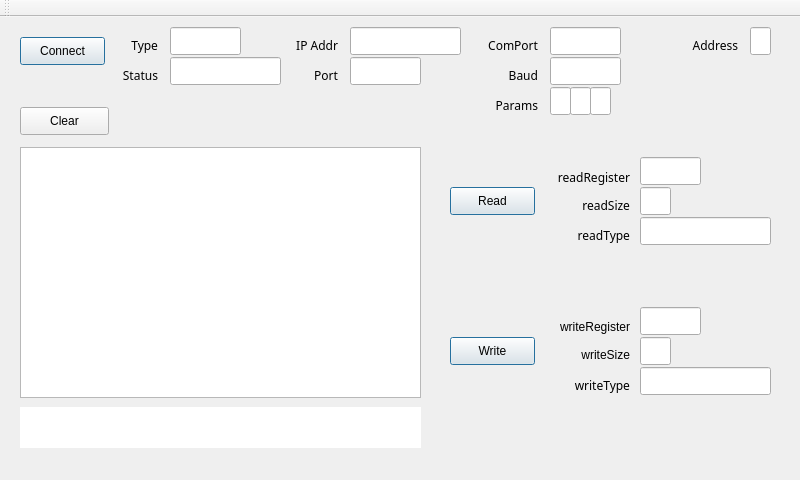
<?xml version="1.0" encoding="UTF-8"?>
<ui version="4.0">
 <class>MainWindow</class>
 <widget class="QMainWindow" name="MainWindow">
  <property name="geometry">
   <rect>
    <x>0</x>
    <y>0</y>
    <width>800</width>
    <height>480</height>
   </rect>
  </property>
  <property name="windowTitle">
   <string>MainWindow</string>
  </property>
  <property name="iconSize">
   <size>
    <width>24</width>
    <height>24</height>
   </size>
  </property>
  <widget class="QWidget" name="centralWidget">
   <widget class="QPushButton" name="connectButton">
    <property name="geometry">
     <rect>
      <x>20</x>
      <y>20</y>
      <width>85</width>
      <height>28</height>
     </rect>
    </property>
    <property name="sizePolicy">
     <sizepolicy hsizetype="Maximum" vsizetype="Fixed">
      <horstretch>0</horstretch>
      <verstretch>0</verstretch>
     </sizepolicy>
    </property>
    <property name="text">
     <string>Connect</string>
    </property>
    <property name="checkable">
     <bool>false</bool>
    </property>
    <property name="autoDefault">
     <bool>false</bool>
    </property>
    <property name="default">
     <bool>true</bool>
    </property>
   </widget>
   <widget class="QPushButton" name="readButton">
    <property name="geometry">
     <rect>
      <x>450</x>
      <y>170</y>
      <width>85</width>
      <height>28</height>
     </rect>
    </property>
    <property name="sizePolicy">
     <sizepolicy hsizetype="Maximum" vsizetype="Fixed">
      <horstretch>0</horstretch>
      <verstretch>0</verstretch>
     </sizepolicy>
    </property>
    <property name="text">
     <string>Read</string>
    </property>
    <property name="checkable">
     <bool>false</bool>
    </property>
    <property name="autoDefault">
     <bool>false</bool>
    </property>
    <property name="default">
     <bool>true</bool>
    </property>
   </widget>
   <widget class="QPushButton" name="writeButton">
    <property name="geometry">
     <rect>
      <x>450</x>
      <y>320</y>
      <width>85</width>
      <height>28</height>
     </rect>
    </property>
    <property name="sizePolicy">
     <sizepolicy hsizetype="Maximum" vsizetype="Fixed">
      <horstretch>0</horstretch>
      <verstretch>0</verstretch>
     </sizepolicy>
    </property>
    <property name="text">
     <string>Write</string>
    </property>
    <property name="checkable">
     <bool>false</bool>
    </property>
    <property name="autoDefault">
     <bool>false</bool>
    </property>
    <property name="default">
     <bool>true</bool>
    </property>
   </widget>
   <widget class="QTextEdit" name="status">
    <property name="geometry">
     <rect>
      <x>20</x>
      <y>130</y>
      <width>401</width>
      <height>251</height>
     </rect>
    </property>
   </widget>
   <widget class="QPushButton" name="clearButton">
    <property name="geometry">
     <rect>
      <x>20</x>
      <y>90</y>
      <width>89</width>
      <height>28</height>
     </rect>
    </property>
    <property name="text">
     <string>Clear</string>
    </property>
   </widget>
   <widget class="QLabel" name="label">
    <property name="geometry">
     <rect>
      <x>529</x>
      <y>150</y>
      <width>101</width>
      <height>20</height>
     </rect>
    </property>
    <property name="font">
     <font>
      <family>Sans Serif</family>
      <pointsize>9</pointsize>
     </font>
    </property>
    <property name="text">
     <string>readRegister</string>
    </property>
    <property name="alignment">
     <set>Qt::AlignRight|Qt::AlignTrailing|Qt::AlignVCenter</set>
    </property>
   </widget>
   <widget class="QLabel" name="label_2">
    <property name="geometry">
     <rect>
      <x>550</x>
      <y>180</y>
      <width>80</width>
      <height>16</height>
     </rect>
    </property>
    <property name="font">
     <font>
      <family>Sans Serif</family>
      <pointsize>9</pointsize>
     </font>
    </property>
    <property name="text">
     <string>readSize</string>
    </property>
    <property name="alignment">
     <set>Qt::AlignRight|Qt::AlignTrailing|Qt::AlignVCenter</set>
    </property>
   </widget>
   <widget class="QLabel" name="label_3">
    <property name="geometry">
     <rect>
      <x>540</x>
      <y>330</y>
      <width>90</width>
      <height>16</height>
     </rect>
    </property>
    <property name="font">
     <font>
      <pointsize>9</pointsize>
     </font>
    </property>
    <property name="text">
     <string>writeSize</string>
    </property>
    <property name="alignment">
     <set>Qt::AlignRight|Qt::AlignTrailing|Qt::AlignVCenter</set>
    </property>
   </widget>
   <widget class="QLabel" name="label_4">
    <property name="geometry">
     <rect>
      <x>529</x>
      <y>300</y>
      <width>101</width>
      <height>20</height>
     </rect>
    </property>
    <property name="font">
     <font>
      <pointsize>9</pointsize>
     </font>
    </property>
    <property name="text">
     <string>writeRegister</string>
    </property>
    <property name="alignment">
     <set>Qt::AlignRight|Qt::AlignTrailing|Qt::AlignVCenter</set>
    </property>
   </widget>
   <widget class="QLabel" name="label_5">
    <property name="geometry">
     <rect>
      <x>100</x>
      <y>20</y>
      <width>58</width>
      <height>16</height>
     </rect>
    </property>
    <property name="font">
     <font>
      <family>Sans Serif</family>
      <pointsize>9</pointsize>
     </font>
    </property>
    <property name="text">
     <string>Type</string>
    </property>
    <property name="alignment">
     <set>Qt::AlignRight|Qt::AlignTrailing|Qt::AlignVCenter</set>
    </property>
   </widget>
   <widget class="QLabel" name="label_6">
    <property name="geometry">
     <rect>
      <x>100</x>
      <y>50</y>
      <width>58</width>
      <height>16</height>
     </rect>
    </property>
    <property name="font">
     <font>
      <family>Sans Serif</family>
      <pointsize>9</pointsize>
     </font>
    </property>
    <property name="text">
     <string>Status</string>
    </property>
    <property name="alignment">
     <set>Qt::AlignRight|Qt::AlignTrailing|Qt::AlignVCenter</set>
    </property>
   </widget>
   <widget class="QLabel" name="label_7">
    <property name="geometry">
     <rect>
      <x>680</x>
      <y>20</y>
      <width>58</width>
      <height>16</height>
     </rect>
    </property>
    <property name="font">
     <font>
      <family>Sans Serif</family>
      <pointsize>9</pointsize>
     </font>
    </property>
    <property name="text">
     <string>Address</string>
    </property>
    <property name="alignment">
     <set>Qt::AlignRight|Qt::AlignTrailing|Qt::AlignVCenter</set>
    </property>
   </widget>
   <widget class="QLabel" name="label_8">
    <property name="geometry">
     <rect>
      <x>280</x>
      <y>20</y>
      <width>58</width>
      <height>16</height>
     </rect>
    </property>
    <property name="font">
     <font>
      <family>Sans Serif</family>
      <pointsize>9</pointsize>
     </font>
    </property>
    <property name="text">
     <string>IP Addr</string>
    </property>
    <property name="alignment">
     <set>Qt::AlignRight|Qt::AlignTrailing|Qt::AlignVCenter</set>
    </property>
   </widget>
   <widget class="QLabel" name="label_9">
    <property name="geometry">
     <rect>
      <x>280</x>
      <y>50</y>
      <width>58</width>
      <height>16</height>
     </rect>
    </property>
    <property name="font">
     <font>
      <family>Sans Serif</family>
      <pointsize>9</pointsize>
     </font>
    </property>
    <property name="text">
     <string>Port</string>
    </property>
    <property name="alignment">
     <set>Qt::AlignRight|Qt::AlignTrailing|Qt::AlignVCenter</set>
    </property>
   </widget>
   <widget class="QLabel" name="label_10">
    <property name="geometry">
     <rect>
      <x>480</x>
      <y>20</y>
      <width>58</width>
      <height>16</height>
     </rect>
    </property>
    <property name="font">
     <font>
      <family>Sans Serif</family>
      <pointsize>9</pointsize>
     </font>
    </property>
    <property name="text">
     <string>ComPort</string>
    </property>
    <property name="alignment">
     <set>Qt::AlignRight|Qt::AlignTrailing|Qt::AlignVCenter</set>
    </property>
   </widget>
   <widget class="QLabel" name="label_11">
    <property name="geometry">
     <rect>
      <x>480</x>
      <y>50</y>
      <width>58</width>
      <height>16</height>
     </rect>
    </property>
    <property name="font">
     <font>
      <family>Sans Serif</family>
      <pointsize>9</pointsize>
     </font>
    </property>
    <property name="text">
     <string>Baud</string>
    </property>
    <property name="alignment">
     <set>Qt::AlignRight|Qt::AlignTrailing|Qt::AlignVCenter</set>
    </property>
   </widget>
   <widget class="QLabel" name="label_12">
    <property name="geometry">
     <rect>
      <x>480</x>
      <y>80</y>
      <width>58</width>
      <height>16</height>
     </rect>
    </property>
    <property name="font">
     <font>
      <family>Sans Serif</family>
      <pointsize>9</pointsize>
     </font>
    </property>
    <property name="text">
     <string>Params</string>
    </property>
    <property name="alignment">
     <set>Qt::AlignRight|Qt::AlignTrailing|Qt::AlignVCenter</set>
    </property>
   </widget>
   <widget class="QTextEdit" name="modError">
    <property name="geometry">
     <rect>
      <x>20</x>
      <y>390</y>
      <width>401</width>
      <height>41</height>
     </rect>
    </property>
    <property name="autoFillBackground">
     <bool>false</bool>
    </property>
    <property name="frameShape">
     <enum>QFrame::NoFrame</enum>
    </property>
    <property name="frameShadow">
     <enum>QFrame::Plain</enum>
    </property>
    <property name="verticalScrollBarPolicy">
     <enum>Qt::ScrollBarAsNeeded</enum>
    </property>
    <property name="horizontalScrollBarPolicy">
     <enum>Qt::ScrollBarAsNeeded</enum>
    </property>
    <property name="readOnly">
     <bool>true</bool>
    </property>
    <property name="acceptRichText">
     <bool>false</bool>
    </property>
   </widget>
   <widget class="QLabel" name="labelReadType">
    <property name="geometry">
     <rect>
      <x>550</x>
      <y>210</y>
      <width>80</width>
      <height>16</height>
     </rect>
    </property>
    <property name="font">
     <font>
      <family>Sans Serif</family>
      <pointsize>9</pointsize>
     </font>
    </property>
    <property name="text">
     <string>readType</string>
    </property>
    <property name="alignment">
     <set>Qt::AlignRight|Qt::AlignTrailing|Qt::AlignVCenter</set>
    </property>
   </widget>
   <widget class="QLabel" name="label_13">
    <property name="geometry">
     <rect>
      <x>540</x>
      <y>360</y>
      <width>90</width>
      <height>16</height>
     </rect>
    </property>
    <property name="font">
     <font>
      <family>Sans Serif</family>
      <pointsize>9</pointsize>
     </font>
    </property>
    <property name="text">
     <string>writeType</string>
    </property>
    <property name="alignment">
     <set>Qt::AlignRight|Qt::AlignTrailing|Qt::AlignVCenter</set>
    </property>
   </widget>
   <widget class="QLineEdit" name="boxReadReg">
    <property name="geometry">
     <rect>
      <x>640</x>
      <y>140</y>
      <width>61</width>
      <height>28</height>
     </rect>
    </property>
    <property name="font">
     <font>
      <family>Sans Serif</family>
      <pointsize>9</pointsize>
     </font>
    </property>
   </widget>
   <widget class="QLineEdit" name="boxWriteReg">
    <property name="geometry">
     <rect>
      <x>640</x>
      <y>290</y>
      <width>61</width>
      <height>28</height>
     </rect>
    </property>
    <property name="font">
     <font>
      <family>Sans Serif</family>
      <pointsize>9</pointsize>
     </font>
    </property>
   </widget>
   <widget class="QLineEdit" name="boxWriteSize">
    <property name="geometry">
     <rect>
      <x>640</x>
      <y>320</y>
      <width>31</width>
      <height>28</height>
     </rect>
    </property>
    <property name="font">
     <font>
      <family>Sans Serif</family>
      <pointsize>9</pointsize>
     </font>
    </property>
   </widget>
   <widget class="QLineEdit" name="boxWriteType">
    <property name="geometry">
     <rect>
      <x>640</x>
      <y>350</y>
      <width>131</width>
      <height>28</height>
     </rect>
    </property>
    <property name="font">
     <font>
      <family>Sans Serif</family>
      <pointsize>9</pointsize>
     </font>
    </property>
   </widget>
   <widget class="QLineEdit" name="boxReadSize">
    <property name="geometry">
     <rect>
      <x>640</x>
      <y>170</y>
      <width>31</width>
      <height>28</height>
     </rect>
    </property>
    <property name="font">
     <font>
      <family>Sans Serif</family>
      <pointsize>9</pointsize>
     </font>
    </property>
   </widget>
   <widget class="QLineEdit" name="boxReadType">
    <property name="geometry">
     <rect>
      <x>640</x>
      <y>200</y>
      <width>131</width>
      <height>28</height>
     </rect>
    </property>
    <property name="font">
     <font>
      <family>Sans Serif</family>
      <pointsize>9</pointsize>
     </font>
    </property>
   </widget>
   <widget class="QLineEdit" name="boxConnType">
    <property name="geometry">
     <rect>
      <x>170</x>
      <y>10</y>
      <width>71</width>
      <height>28</height>
     </rect>
    </property>
    <property name="font">
     <font>
      <family>Sans Serif</family>
      <pointsize>9</pointsize>
     </font>
    </property>
   </widget>
   <widget class="QLineEdit" name="boxConnStat">
    <property name="geometry">
     <rect>
      <x>170</x>
      <y>40</y>
      <width>111</width>
      <height>28</height>
     </rect>
    </property>
    <property name="font">
     <font>
      <family>Sans Serif</family>
      <pointsize>9</pointsize>
     </font>
    </property>
   </widget>
   <widget class="QLineEdit" name="boxTCPAddr">
    <property name="geometry">
     <rect>
      <x>350</x>
      <y>10</y>
      <width>111</width>
      <height>28</height>
     </rect>
    </property>
    <property name="font">
     <font>
      <family>Sans Serif</family>
      <pointsize>9</pointsize>
     </font>
    </property>
   </widget>
   <widget class="QLineEdit" name="boxTCPPort">
    <property name="geometry">
     <rect>
      <x>350</x>
      <y>40</y>
      <width>71</width>
      <height>28</height>
     </rect>
    </property>
    <property name="font">
     <font>
      <family>Sans Serif</family>
      <pointsize>9</pointsize>
     </font>
    </property>
   </widget>
   <widget class="QLineEdit" name="boxSerialParity">
    <property name="geometry">
     <rect>
      <x>550</x>
      <y>70</y>
      <width>21</width>
      <height>28</height>
     </rect>
    </property>
    <property name="font">
     <font>
      <family>Sans Serif</family>
      <pointsize>9</pointsize>
     </font>
    </property>
   </widget>
   <widget class="QLineEdit" name="boxSerialDataBits">
    <property name="geometry">
     <rect>
      <x>570</x>
      <y>70</y>
      <width>21</width>
      <height>28</height>
     </rect>
    </property>
    <property name="font">
     <font>
      <family>Sans Serif</family>
      <pointsize>9</pointsize>
     </font>
    </property>
   </widget>
   <widget class="QLineEdit" name="boxSerialStopBits">
    <property name="geometry">
     <rect>
      <x>590</x>
      <y>70</y>
      <width>21</width>
      <height>28</height>
     </rect>
    </property>
    <property name="font">
     <font>
      <family>Sans Serif</family>
      <pointsize>9</pointsize>
     </font>
    </property>
   </widget>
   <widget class="QLineEdit" name="boxSerialBaud">
    <property name="geometry">
     <rect>
      <x>550</x>
      <y>40</y>
      <width>71</width>
      <height>28</height>
     </rect>
    </property>
    <property name="font">
     <font>
      <family>Sans Serif</family>
      <pointsize>9</pointsize>
     </font>
    </property>
   </widget>
   <widget class="QLineEdit" name="boxSerialPort">
    <property name="geometry">
     <rect>
      <x>550</x>
      <y>10</y>
      <width>71</width>
      <height>28</height>
     </rect>
    </property>
    <property name="font">
     <font>
      <family>Sans Serif</family>
      <pointsize>9</pointsize>
     </font>
    </property>
   </widget>
   <widget class="QLineEdit" name="boxServerAddress">
    <property name="geometry">
     <rect>
      <x>750</x>
      <y>10</y>
      <width>21</width>
      <height>28</height>
     </rect>
    </property>
    <property name="font">
     <font>
      <family>Sans Serif</family>
      <pointsize>9</pointsize>
     </font>
    </property>
   </widget>
  </widget>
  <widget class="QMenuBar" name="menuBar">
   <property name="geometry">
    <rect>
     <x>0</x>
     <y>0</y>
     <width>800</width>
     <height>22</height>
    </rect>
   </property>
  </widget>
  <widget class="QToolBar" name="mainToolBar">
   <attribute name="toolBarArea">
    <enum>TopToolBarArea</enum>
   </attribute>
   <attribute name="toolBarBreak">
    <bool>false</bool>
   </attribute>
  </widget>
 </widget>
 <layoutdefault spacing="6" margin="11"/>
 <resources/>
 <connections/>
</ui>
